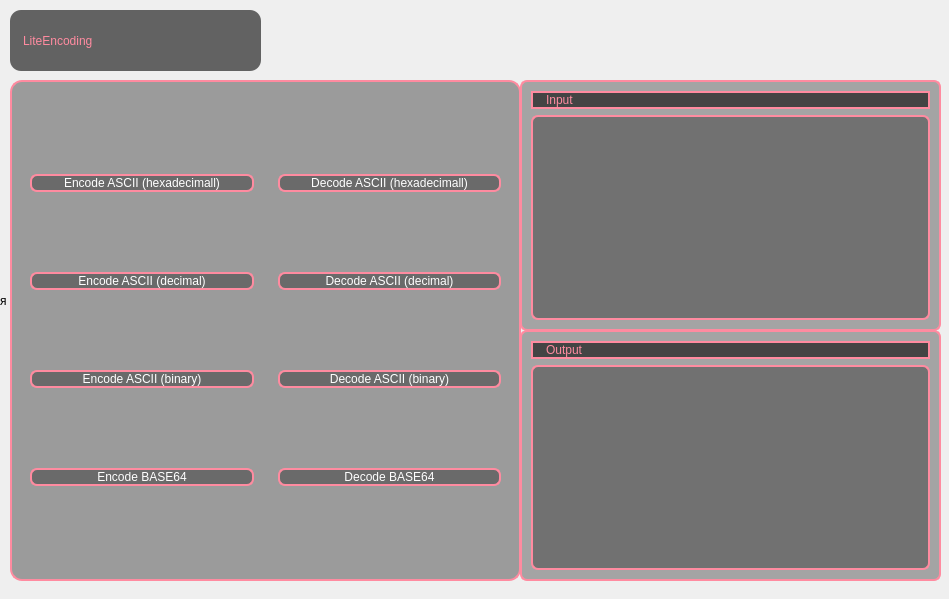
<?xml version="1.0" encoding="UTF-8"?>
<ui version="4.0">
 <class>LiteEncoding</class>
 <widget class="QMainWindow" name="LiteEncoding">
  <property name="windowModality">
   <enum>Qt::NonModal</enum>
  </property>
  <property name="enabled">
   <bool>true</bool>
  </property>
  <property name="geometry">
   <rect>
    <x>0</x>
    <y>0</y>
    <width>949</width>
    <height>599</height>
   </rect>
  </property>
  <property name="windowTitle">
   <string>LiteEncoding</string>
  </property>
  <property name="styleSheet">
   <string notr="true">font: 75 12pt &quot;Comic Sans MS&quot;;</string>
  </property>
  <widget class="QWidget" name="centralwidget">
   <widget class="QLabel" name="ProgramName">
    <property name="geometry">
     <rect>
      <x>10</x>
      <y>10</y>
      <width>251</width>
      <height>61</height>
     </rect>
    </property>
    <property name="styleSheet">
     <string notr="true">QLabel {
background-color: rgba(0, 0, 0, 150);
color: rgb(255, 139, 160);
font: 75 italic 26pt &quot;Comic Sans MS&quot;;
border-radius: 11px;
padding-left: 10px;
padding-right: 10px;
}</string>
    </property>
    <property name="text">
     <string>LiteEncoding</string>
    </property>
   </widget>
   <widget class="QLabel" name="bg">
    <property name="geometry">
     <rect>
      <x>0</x>
      <y>0</y>
      <width>951</width>
      <height>601</height>
     </rect>
    </property>
    <property name="styleSheet">
     <string notr="true">background-image: url(:/bg/bg.jpg);</string>
    </property>
    <property name="text">
     <string>я</string>
    </property>
   </widget>
   <widget class="QFrame" name="Btns_List">
    <property name="geometry">
     <rect>
      <x>10</x>
      <y>80</y>
      <width>511</width>
      <height>501</height>
     </rect>
    </property>
    <property name="styleSheet">
     <string notr="true">QFrame#Btns_List {
background-color: rgba(0, 0, 0, 90);
border-radius: 12px;
border: 2px solid rgb(255, 139, 160);
}
</string>
    </property>
    <layout class="QHBoxLayout" name="Btns">
     <item>
      <widget class="QFrame" name="Encode_Btns">
       <layout class="QVBoxLayout" name="Encode">
        <item>
         <widget class="QPushButton" name="EncodeASCII16">
          <property name="cursor">
           <cursorShape>PointingHandCursor</cursorShape>
          </property>
          <property name="styleSheet">
           <string notr="true">QPushButton {
background-color: rgba(0, 0, 0, 80);
color: white;
border: 2px solid rgb(255, 139, 160);
border-radius: 7px;
}
QPushButton:hover {
background-color: rgba(255, 139, 160, 80);	
}
QPushButton:pressed {
background-color: rgba(255, 139, 160, 120);	
}</string>
          </property>
          <property name="text">
           <string>Encode ASCII (hexadecimall)</string>
          </property>
         </widget>
        </item>
        <item>
         <widget class="QPushButton" name="EncodeASCII10">
          <property name="cursor">
           <cursorShape>PointingHandCursor</cursorShape>
          </property>
          <property name="styleSheet">
           <string notr="true">QPushButton {
background-color: rgba(0, 0, 0, 80);
color: white;
border: 2px solid rgb(255, 139, 160);
border-radius: 7px;
}
QPushButton:hover {
background-color: rgba(255, 139, 160, 80);	
}
QPushButton:pressed {
background-color: rgba(255, 139, 160, 120);	
}</string>
          </property>
          <property name="text">
           <string>Encode ASCII (decimal)</string>
          </property>
         </widget>
        </item>
        <item>
         <widget class="QPushButton" name="EncodeASCII2">
          <property name="cursor">
           <cursorShape>PointingHandCursor</cursorShape>
          </property>
          <property name="styleSheet">
           <string notr="true">QPushButton {
background-color: rgba(0, 0, 0, 80);
color: white;
border: 2px solid rgb(255, 139, 160);
border-radius: 7px;
}
QPushButton:hover {
background-color: rgba(255, 139, 160, 80);	
}
QPushButton:pressed {
background-color: rgba(255, 139, 160, 120);	
}</string>
          </property>
          <property name="text">
           <string>Encode ASCII (binary)</string>
          </property>
         </widget>
        </item>
        <item>
         <widget class="QPushButton" name="EncodeBASE64">
          <property name="cursor">
           <cursorShape>PointingHandCursor</cursorShape>
          </property>
          <property name="styleSheet">
           <string notr="true">QPushButton {
background-color: rgba(0, 0, 0, 80);
color: white;
border: 2px solid rgb(255, 139, 160);
border-radius: 7px;
}
QPushButton:hover {
background-color: rgba(255, 139, 160, 80);	
}
QPushButton:pressed {
background-color: rgba(255, 139, 160, 120);	
}</string>
          </property>
          <property name="text">
           <string>Encode BASE64</string>
          </property>
         </widget>
        </item>
       </layout>
      </widget>
     </item>
     <item>
      <widget class="QFrame" name="Decode_Btns">
       <property name="styleSheet">
        <string notr="true"/>
       </property>
       <layout class="QVBoxLayout" name="Decode">
        <item>
         <widget class="QPushButton" name="DecodeASCII16">
          <property name="cursor">
           <cursorShape>PointingHandCursor</cursorShape>
          </property>
          <property name="styleSheet">
           <string notr="true">QPushButton {
background-color: rgba(0, 0, 0, 80);
color: white;
border: 2px solid rgb(255, 139, 160);
border-radius: 7px;
}
QPushButton:hover {
background-color: rgba(255, 139, 160, 80);	
}
QPushButton:pressed {
background-color: rgba(255, 139, 160, 120);	
}</string>
          </property>
          <property name="text">
           <string>Decode ASCII (hexadecimall)</string>
          </property>
         </widget>
        </item>
        <item>
         <widget class="QPushButton" name="DecodeASCII10">
          <property name="cursor">
           <cursorShape>PointingHandCursor</cursorShape>
          </property>
          <property name="styleSheet">
           <string notr="true">QPushButton {
background-color: rgba(0, 0, 0, 80);
color: white;
border: 2px solid rgb(255, 139, 160);
border-radius: 7px;
}
QPushButton:hover {
background-color: rgba(255, 139, 160, 80);	
}
QPushButton:pressed {
background-color: rgba(255, 139, 160, 120);	
}</string>
          </property>
          <property name="text">
           <string>Decode ASCII (decimal)</string>
          </property>
         </widget>
        </item>
        <item>
         <widget class="QPushButton" name="DecodeASCII2">
          <property name="cursor">
           <cursorShape>PointingHandCursor</cursorShape>
          </property>
          <property name="styleSheet">
           <string notr="true">QPushButton {
background-color: rgba(0, 0, 0, 80);
color: white;
border: 2px solid rgb(255, 139, 160);
border-radius: 7px;
}
QPushButton:hover {
background-color: rgba(255, 139, 160, 80);	
}
QPushButton:pressed {
background-color: rgba(255, 139, 160, 120);	
}</string>
          </property>
          <property name="text">
           <string>Decode ASCII (binary)</string>
          </property>
         </widget>
        </item>
        <item>
         <widget class="QPushButton" name="DecodeBASE64">
          <property name="cursor">
           <cursorShape>PointingHandCursor</cursorShape>
          </property>
          <property name="styleSheet">
           <string notr="true">QPushButton {
background-color: rgba(0, 0, 0, 80);
color: white;
border: 2px solid rgb(255, 139, 160);
border-radius: 7px;
}
QPushButton:hover {
background-color: rgba(255, 139, 160, 80);	
}
QPushButton:pressed {
background-color: rgba(255, 139, 160, 120);	
}</string>
          </property>
          <property name="text">
           <string>Decode BASE64</string>
          </property>
         </widget>
        </item>
       </layout>
      </widget>
     </item>
    </layout>
   </widget>
   <widget class="QFrame" name="Input">
    <property name="geometry">
     <rect>
      <x>520</x>
      <y>80</y>
      <width>421</width>
      <height>251</height>
     </rect>
    </property>
    <property name="styleSheet">
     <string notr="true">background-color: rgba(0, 0, 0, 80);
color: white;
border: 2px solid rgb(255, 139, 160);
border-radius: 7px;</string>
    </property>
    <layout class="QVBoxLayout" name="verticalLayout">
     <item>
      <widget class="QLabel" name="InputLabel">
       <property name="styleSheet">
        <string notr="true">QLabel {
background-color: rgba(0, 0, 0, 150);
color: rgb(255, 139, 160);
font: 75 italic 26pt &quot;Comic Sans MS&quot;;
border-radius: 11px;
padding-left: 10px;
padding-right: 10px;
}</string>
       </property>
       <property name="text">
        <string>Input</string>
       </property>
      </widget>
     </item>
     <item>
      <widget class="QPlainTextEdit" name="InputText">
       <property name="styleSheet">
        <string notr="true">background-color: rgba(0, 0, 0, 80);
color: white;
border: 2px solid rgb(255, 139, 160);
border-radius: 7px;
</string>
       </property>
      </widget>
     </item>
    </layout>
   </widget>
   <widget class="QFrame" name="Output">
    <property name="geometry">
     <rect>
      <x>520</x>
      <y>330</y>
      <width>421</width>
      <height>251</height>
     </rect>
    </property>
    <property name="styleSheet">
     <string notr="true">background-color: rgba(0, 0, 0, 80);
color: white;
border: 2px solid rgb(255, 139, 160);
border-radius: 7px;</string>
    </property>
    <layout class="QVBoxLayout" name="verticalLayout_2">
     <item>
      <widget class="QLabel" name="OutputLabel">
       <property name="mouseTracking">
        <bool>false</bool>
       </property>
       <property name="tabletTracking">
        <bool>false</bool>
       </property>
       <property name="acceptDrops">
        <bool>true</bool>
       </property>
       <property name="styleSheet">
        <string notr="true">QLabel {
background-color: rgba(0, 0, 0, 150);
color: rgb(255, 139, 160);
font: 75 italic 26pt &quot;Comic Sans MS&quot;;
border-radius: 11px;
padding-left: 10px;
padding-right: 10px;
}</string>
       </property>
       <property name="text">
        <string>Output</string>
       </property>
      </widget>
     </item>
     <item>
      <widget class="QTextBrowser" name="OutputText">
       <property name="cursor" stdset="0">
        <cursorShape>IBeamCursor</cursorShape>
       </property>
       <property name="mouseTracking">
        <bool>true</bool>
       </property>
       <property name="tabletTracking">
        <bool>true</bool>
       </property>
       <property name="acceptDrops">
        <bool>false</bool>
       </property>
       <property name="html">
        <string>&lt;!DOCTYPE HTML PUBLIC &quot;-//W3C//DTD HTML 4.0//EN&quot; &quot;http://www.w3.org/TR/REC-html40/strict.dtd&quot;&gt;
&lt;html&gt;&lt;head&gt;&lt;meta name=&quot;qrichtext&quot; content=&quot;1&quot; /&gt;&lt;style type=&quot;text/css&quot;&gt;
p, li { white-space: pre-wrap; }
&lt;/style&gt;&lt;/head&gt;&lt;body style=&quot; font-family:'Comic Sans MS'; font-size:12pt; font-weight:72; font-style:normal;&quot;&gt;
&lt;p style=&quot;-qt-paragraph-type:empty; margin-top:0px; margin-bottom:0px; margin-left:0px; margin-right:0px; -qt-block-indent:0; text-indent:0px;&quot;&gt;&lt;br /&gt;&lt;/p&gt;&lt;/body&gt;&lt;/html&gt;</string>
       </property>
      </widget>
     </item>
    </layout>
   </widget>
   <zorder>bg</zorder>
   <zorder>ProgramName</zorder>
   <zorder>Btns_List</zorder>
   <zorder>Input</zorder>
   <zorder>Output</zorder>
  </widget>
 </widget>
 <resources>
  <include location="res.qrc"/>
 </resources>
 <connections/>
</ui>
